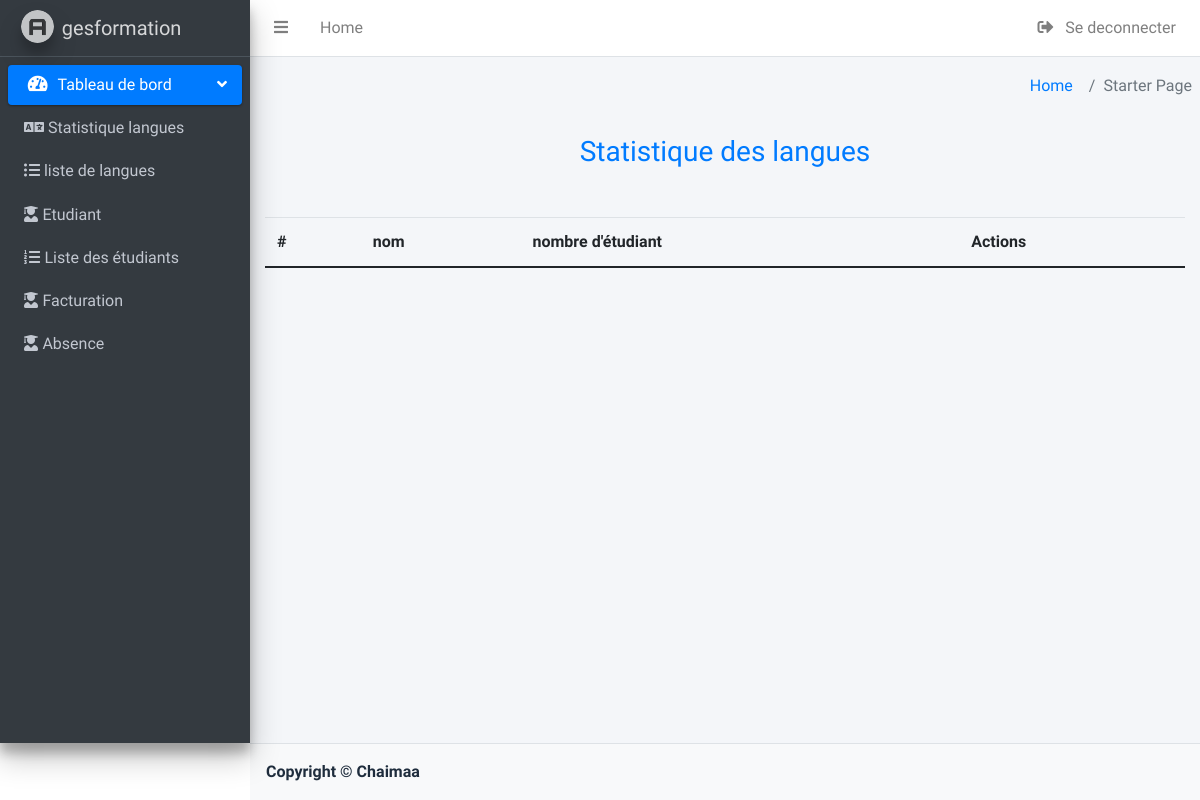
/langue/create.php (signed in), run on an earlier commit of the app's database.
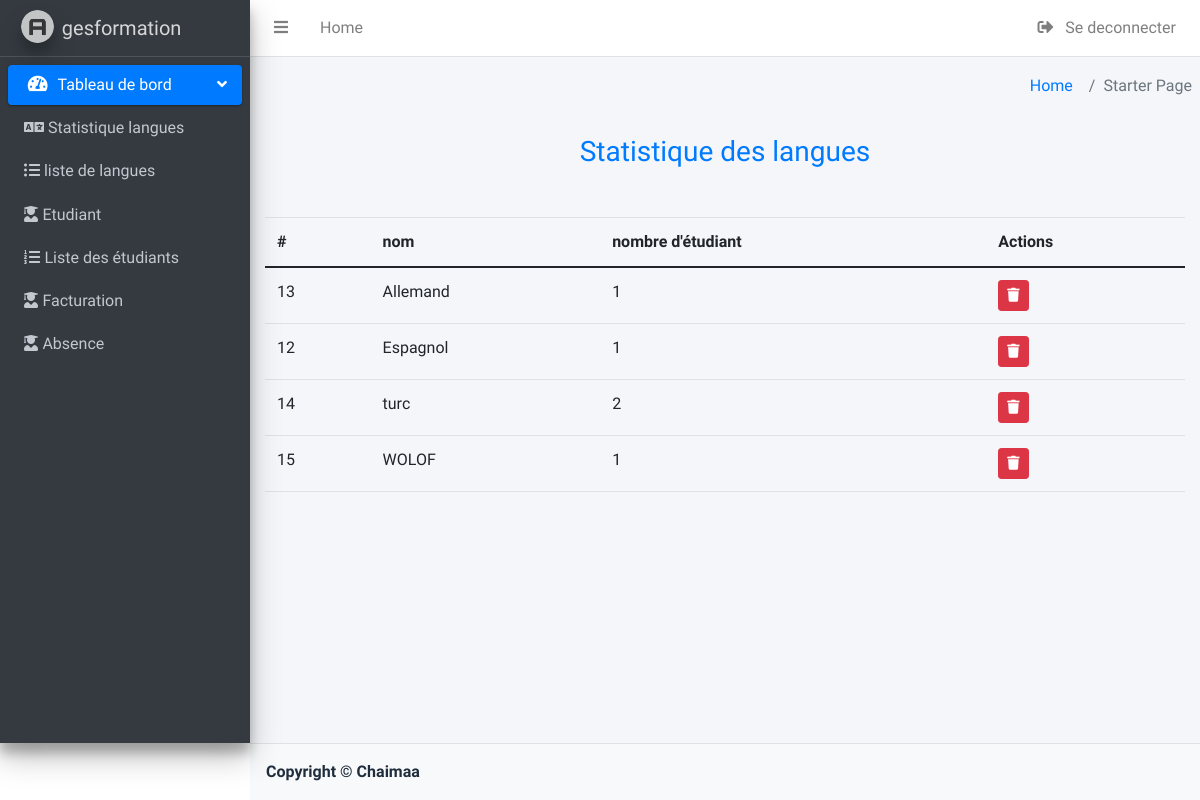
And on a later commit of the database.
### tables this page shows
CREATE TABLE `langues` (
  `id` int(11) NOT NULL,
  `nom_lang` varchar(220) NOT NULL,
  `lang_prix` int(11) NOT NULL
);

### langue/create.php (the view, shortened to what this page needs)
<?php
try {
    $cnx = connecter_db();
    $r = $cnx->prepare("select l.nom_lang,l.id , count(*) as nbl from langues l join inscris i on l.id=i.id group by l.nom_lang,l.id
    ");
    $r->execute();
    $langue = $r->fetchAll();
} catch (PDOException $e) {
    echo "Erreur     " . $e->getMessage();
}
?>
<!DOCTYPE html>
<html lang="en">
<head>
    <link href="https://cdn.jsdelivr.net/npm/bootstrap@5.1.0/dist/css/bootstrap.min.css" rel="stylesheet">
    <link rel="stylesheet" href="../plugins/fontawesome-free/css/all.min.css">
    <link rel="stylesheet" href="../plugins/datatables-bs4/css/dataTables.bootstrap4.min.css">
    <link rel="stylesheet" href="../plugins/datatables-responsive/css/responsive.bootstrap4.min.css">
    <link rel="stylesheet" href="https://cdn.datatables.net/buttons/1.7.1/css/buttons.dataTables.min.css">
    <link rel="stylesheet" href="../dist/css/adminlte.min.css">
</head>
<body>
    <div class="wrapper">
        <?php
        include_once "header.php";
        ?>
        <div class="content-wrapper">
            <section class="content-header">
                <ol class="breadcrumb float-sm-right">
                    <li class="breadcrumb-item"><a href="home.php">Home</a></li>
                    <li class="breadcrumb-item active">Starter Page</li>
                </ol>
            </section>
            <section class="container">
                <div class="col-md-12 col-xs-12">
                    <h3 class="text-center my-5  text-primary">
                        Statistique des langues
                    </h3>
                    <table class="table table-tripped" id="matar">
                        <thead>
                            <tr>
                                <th scope="col">#</th>
                                <th scope="col">nom</th>
                                <th scope="col">nombre d'étudiant</th>
                                <th>Actions</th>
                            </tr>
                        </thead>
                        <tbody>
                            <?php foreach ($langue as $l) { ?>
                                <tr>
                                    <td scope="row"><?= $l['id'] ?></td>
                                    <td scope="row"><?= $l['nom_lang'] ?></td>
                                    <td scope="row"><?= $l['nbl'] ?></td>
                                    <td><a class="btn btn-sm btn-danger" href="delete.php?id=<?= $l['id'] ?>" onclick="return confirm('voulez vous supprimer ?')"><i class="fa fa-trash"></a></td>
                                </tr>
                            <?php } ?>
                        </tbody>
                    </table>
                </div>
            </section>
        </div>
    </div>
    <?php
    include_once "footer.php";
    ?>
</body>

What changed in the data, as far as the page shows it:
added langues: id "13", nom_lang "Allemand", nbl "1"
added langues: id "12", nom_lang "Espagnol", nbl "1"
added langues: id "14", nom_lang "turc", nbl "2"
added langues: id "15", nom_lang "WOLOF", nbl "1"
